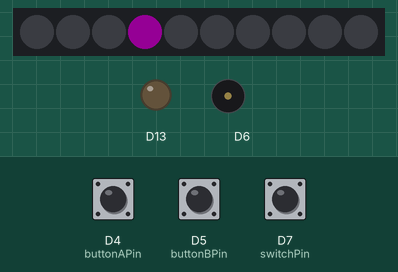
This sketch was run on a simulated Adafruit Circuit Playground Express. Parts: 10 RGB LEDs in strip order, left to right, output pins drawn as LEDs (lit = HIGH), buzzer (waves = sounding). Inputs (shaded band) come from the test bench; at power-on: D5 (buttonBPin) LOW, D4 (buttonAPin) LOW, D7 (switchPin) HIGH. Dim RGB values are drawn brighter than linear; what the sketch prints to the serial monitor is not drawn.

Above: at 1.6 s.
1.7 s: D5 (buttonBPin) pulled HIGH for 0.15 s
At 1.91 s:
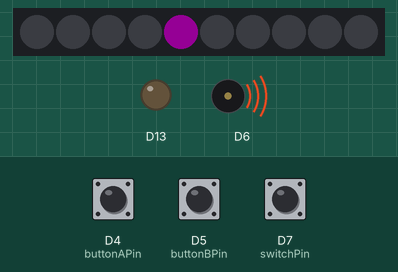
At 2.33 s:
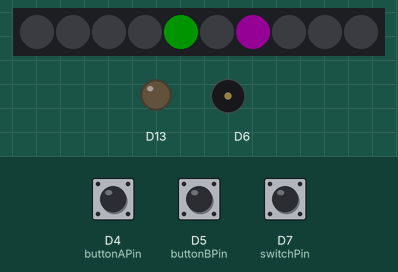
2.4 s: D4 (buttonAPin) pulled HIGH for 0.15 s
At 3.0 s:
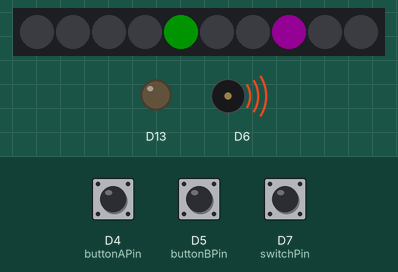
Timing chart, 0 to 5.5 s (numbered marks = the images above; inputs shaded):
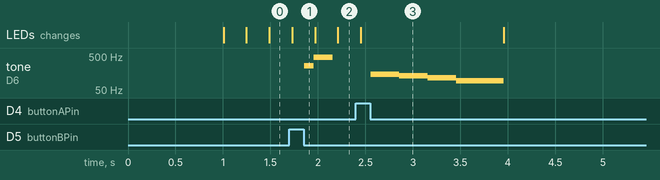

The sketch:

finalGame.ino
```cpp
#include <AsyncDelay.h>
#include <Adafruit_Circuit_Playground.h>

//timers
AsyncDelay lightTimer;
AsyncDelay toneTimer;

//switch
int switchPin = 7;
volatile bool switchFlag = 0;
bool switchState = 0;

//right button
int buttonBPin = 5;
volatile bool buttonBFlag = 0;

//left button
int buttonAPin = 4;
volatile bool buttonAFlag = 0;

//game Variables
int currentLed = 0;
int stackColors[10] = {0x000000, 0x000000, 0x000000, 0x000000, 0x000000, 0x000000, 0x000000, 0x000000, 0x000000, 0x000000};
int levelColors[3] = {0x00FF00, 0x0000FF, 0xFF0000};
int level = 0;
int bounceDirection = 1;

bool hasLeftStacked = 0;
bool hasRightStacked = 0;

int leftCurrentStack = 5;
int rightCurrentStack = 4;

bool gameOver = 0;
bool victory = 0;
bool secondTone = 0;

//for notes
float midi[127];
int A_four = 440; // a is 440 hz...


void setup() {
  // put your setup code here, to run once:
  Serial.begin(9600);
  CircuitPlayground.begin();
  generateMIDI();

  //switch
  pinMode(switchPin, INPUT_PULLUP);
  switchState = digitalRead(switchPin);
  attachInterrupt(digitalPinToInterrupt(switchPin), switchChange, CHANGE);

  //button
  pinMode(buttonBPin, INPUT_PULLDOWN);
  attachInterrupt(digitalPinToInterrupt(buttonBPin), buttonBClick, FALLING);

  pinMode(buttonAPin, INPUT_PULLDOWN);
  attachInterrupt(digitalPinToInterrupt(buttonAPin), buttonAClick, FALLING);

  //timers setup
  lightTimer.start(1000, AsyncDelay::MILLIS);
  toneTimer.start(1000, AsyncDelay::MILLIS);

  //set first light
  CircuitPlayground.setPixelColor(currentLed, 0xFF00FF);

}

void loop() {
  // put your main code here, to run repeatedly:
  if (!gameOver) {
    //check switch
    if (switchFlag) {
      delay(5); //debounce
      switchState = digitalRead(switchPin);

      switchFlag = 0;
    }

    //when right button pressed
    if (buttonAFlag) {
      delay(5); //debounce
      if (!hasLeftStacked) {  //make sure you can only add one light to a side per cycle
        if (currentLed == leftCurrentStack) { //check if current lit up led is the correct one
          hasLeftStacked = 1;
          leftCurrentStack += 1;
          stackColors[currentLed] = levelColors[level];

          if (switchState) { // play sound if switch is on
            noTone(CPLAY_BUZZER);
            tone(CPLAY_BUZZER, midi[60]);
            toneTimer.start(100, AsyncDelay::MILLIS);
            secondTone = 1;
          }
        } else {
          gameOver = 1;  //if it is the wrong light end the game
          if (switchState) {
            CircuitPlayground.playTone(midi[50], 300);
            CircuitPlayground.playTone(midi[48], 300);
            CircuitPlayground.playTone(midi[46], 300);
            CircuitPlayground.playTone(midi[42], 500);
          }
        }
      }

      buttonAFlag = 0;
    }


    //when left button pressed
    if (buttonBFlag) {
      delay(5); //debounce
      if (!hasRightStacked) {  //make sure you can only add one light to a side per cycle
        if (currentLed == rightCurrentStack) { //check if current lit up led is the correct one
          hasRightStacked = 1;
          rightCurrentStack += -1;
          stackColors[currentLed] = levelColors[level];

          if (switchState) { // play sound if switch is on
            noTone(CPLAY_BUZZER);
            tone(CPLAY_BUZZER, midi[60]);
            toneTimer.start(100, AsyncDelay::MILLIS);
            secondTone = 1;
          }
        } else {
          gameOver = 1; //if it is the wrong light end the game
          if (switchState) {
            CircuitPlayground.playTone(midi[50], 300);
            CircuitPlayground.playTone(midi[48], 300);
            CircuitPlayground.playTone(midi[46], 300);
            CircuitPlayground.playTone(midi[42], 500);
          }
        }
      }


      buttonBFlag = 0;
    }


    //light pattern
    if (lightTimer.isExpired()) {
      CircuitPlayground.setPixelColor(currentLed, stackColors[currentLed]);  //turn the current pixel back to its orignial color
      if ((currentLed == 9 && bounceDirection == 1) || (currentLed == 0 && bounceDirection == -1)) {  //change the direction the light moves if at one of the edges
        bounceDirection *= -1;
      }

      currentLed += bounceDirection;  //increment to next led
      CircuitPlayground.setPixelColor(currentLed, 0xFF00FF);  //set new current led to purple

      //reset has stacked for each side
      if (currentLed == 4 && bounceDirection == 1) {
        hasLeftStacked = 0;
      } else if (currentLed == 5 && bounceDirection == -1) {
        hasRightStacked = 0;
      }

      //if the stack is full increase the level by 1 and reset the stacks
      if (rightCurrentStack == -1 && leftCurrentStack == 10) {
        level += 1;
        rightCurrentStack = 4;
        leftCurrentStack = 5;
      }

      lightTimer.start(240 - level * 20, AsyncDelay::MILLIS); //start delay for next light pattern cycle, time gets faster as level increases
    }

    //stop tones from playing if they have lasted their duration
    if (toneTimer.isExpired()) {
      noTone(CPLAY_BUZZER);

      if (secondTone) {
        tone(CPLAY_BUZZER, midi[70]);
        toneTimer.start(200, AsyncDelay::MILLIS);
        secondTone = 0;
      }
    }

    //check if won
    if (level == 3) {
      victory = 1;
      gameOver = 1;
    }


  } else if (victory) { //play victory melody
    if (switchState) {
      CircuitPlayground.playTone(midi[60], 500);
      CircuitPlayground.playTone(midi[64], 500);
      CircuitPlayground.playTone(midi[67], 500);
      CircuitPlayground.playTone(midi[72], 500);
    }
  }
}

void switchChange () {
  switchFlag = 1;
}

void buttonBClick () {
  buttonBFlag = 1;
}

void buttonAClick () {
  buttonAFlag = 1;
}

void generateMIDI()
{
  for (int x = 0; x < 127; ++x)
  {
    midi[x] = (A_four / 32.0) * pow(2.0, ((x - 9.0) / 12.0));
    Serial.println(midi[x]);
  }
}
```

Measured:
- after the input at 1.7 s, tone on D6: silent → 261 Hz after 0.16 s, → 466 Hz 0.10 s later, → silent 0.20 s later
- after the input at 2.4 s, tone on D6: plays 146 Hz for 0.30 s, 130 Hz for 0.30 s, 116 Hz for 0.30 s, 92 Hz for 0.50 s, starting after 0.16 s
